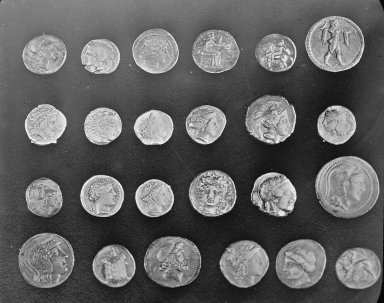
#> input picture skimage.data.coins(), 384 x 303 px
$ jupyter execute --allow-errors assignment_04_combined.ipynb
#> lines starting #> are read from the running program, lines starting #| are printed output that depends on the picture; after the words box and inside, x2 and y2 are one past the last pixel; in counts of white or black regions, pixels touching at a corner belong together
<a href="https://colab.research.google.com/github/NU-MSE-LECTURES/465-WINTER2026/blob/main/Week_04/assignments/assignment_04_combined.ipynb" target="_parent"></a>

# MAT_SCI 465: Advanced Electron Microscopy & Diffraction
## Week 03 & 04 Combined Assignment
**Classical, ML, and Deep Learning Approaches to Microscopy Analysis**

**Dataset:** DOPAD (Dataset Of nanoPArticle Detection) - TEM nanoparticle images for detection and classification
**Dataset Source:** https://dopad.github.io/

## Objective
Compare classical computer vision, machine learning, and deep learning approaches on the same electron microscopy dataset. Progress from traditional image processing through supervised and unsupervised learning to modern deep learning, enabling direct quantitative comparison of all methods.

## Task 1 · Classical Image Analysis Pipeline
- [ ] Apply noise reduction (Gaussian, median, or FFT filtering) and compute signal-to-noise ratio before and after using $SNR = u / igma$.
- [ ] Enhance contrast via histogram equalization or CLAHE (clip limit 0.01-0.03).
- [ ] Segment features using Otsu thresholding followed by Watershed to separate touching particles.
- [ ] Quantify morphology with `regionprops` (area, diameter, eccentricity, solidity) and export measurements to `classical_results.csv`.
- [ ] Create a four-panel figure: raw image, filtered/enhanced result, segmented labels, particle size distribution.

[cell 1]
# Task 1 setup: imports and data loading
from pathlib import Path
import numpy as np
import pandas as pd
from skimage import exposure, filters, measure, morphology, segmentation
from skimage.io import imread
from scipy import fft
import matplotlib.pyplot as plt
import os

# DOPAD dataset: download from https://dopad.github.io/docs/download/
# After extraction, adjust IMAGE_DIR to your local path

# Use absolute path to ensure it works regardless of kernel working directory
IMAGE_DIR = Path('/Users/zuoming/Library/CloudStorage/OneDrive-Personal/Northwestern University/MAT465/MATSCI465_ZuomingWang/raw_data')

print(f"Current working directory: {os.getcwd()}")
print(f"IMAGE_DIR: {IMAGE_DIR}")
print(f"IMAGE_DIR exists: {IMAGE_DIR.exists()}")

# Example: load a TEM image from DOPAD
# For PNG/standard formats:
if IMAGE_DIR.exists():
    sample_images = sorted(list(IMAGE_DIR.glob('*.png')) + list(IMAGE_DIR.glob('*.tif')))
    if sample_images:
        raw_image = imread(str(sample_images[0]))
        print(f"Loaded: {sample_images[0].name}, Shape: {raw_image.shape}")
        print(f"Total images available: {len(sample_images)}")
    else:
        print("No images found in DOPAD directory")
else:
    raw_image = None
    print("IMAGE_DIR path not found. Please download DOPAD dataset and update path.")

[cell 2]
# automate project structure
import os
import shutil

base_dir = "assignment_04_output"
subdirs = [
    "data/raw",
    "data/processed",
    "figures",
    "src"
]

for subdir in subdirs:
    path = os.path.join(base_dir, subdir)
    os.makedirs(path, exist_ok=True)
    print(f"Created directory: {path}")

raw_dir = os.path.join(base_dir, "data", "raw")
src_dir = os.path.join(os.getcwd(), "raw_data")

img_exts = (".png", ".tif", ".tiff")
sample_images = sorted(
    [os.path.join(src_dir, f) for f in os.listdir(src_dir) if f.lower().endswith(img_exts)]
) if os.path.isdir(src_dir) else []

if sample_images:
    copied = 0
    for src in sample_images:
        dst = os.path.join(raw_dir, os.path.basename(src))
        # avoid re-copy if same size
        if os.path.exists(dst) and os.path.getsize(dst) == os.path.getsize(src):
            continue
        shutil.copy2(src, dst)
        copied += 1
    print(f"Copied {copied} images to: {raw_dir}")
else:
    print(f"No images found in src_dir: {src_dir}")

[cell 3]
# Task 1 processing: filtering, enhancement, segmentation, quantification
from scipy import ndimage as ndi
from skimage import feature, color
from skimage.color import label2rgb

# Check if raw_image is loaded from previous cell
if 'raw_image' not in locals() or raw_image is None:
    print("Warning: raw_image not loaded from previous cell.")
    # Fallback for testing/running without correct path:
    try:
        from skimage import data
        raw_image = data.coins()
#> raw_image is the input picture: shape (303, 384); min 1, max 252, mean 96.9
        print("Loaded skimage.data.coins() for demonstration.")
    except Exception as e:
        print(f"Could not load fallback image: {e}")
        raw_image = np.zeros((256, 256)) # Placeholder

# Handle color images (e.g. RGBA from png)
if raw_image.ndim == 3:
    # If 4 channels (RGBA), drop alpha
    if raw_image.shape[-1] == 4:
        image_gray = color.rgb2gray(raw_image[..., :3])
    else:
        # RGB
        image_gray = color.rgb2gray(raw_image)
else:
    image_gray = raw_image

def compute_snr(image: np.ndarray) -> float:
    signal = np.mean(image)
#> signal = 96.86
    noise = np.std(image)
#> noise = 52.88
    return float(signal / noise) if noise else np.inf

# 1. Filtering: Median filter
#    Compare SNR before and after filtering to see improvement
snr_raw = compute_snr(image_gray)
#> snr_raw = 1.83
# Use a disk footprint for median filtering to preserve edges
filtered_image = filters.median(image_gray, footprint=morphology.disk(3))
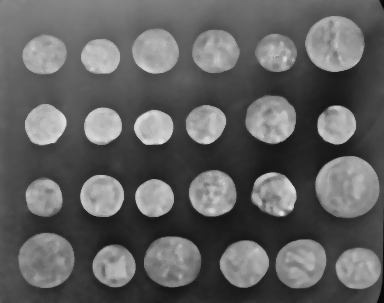
#> filtered_image: shape (303, 384); min 6, max 223, mean 96.2
snr_filtered = compute_snr(filtered_image)
#> snr_filtered = 1.91

print(f"SNR (Raw): {snr_raw:.2f}")
#| SNR (Raw): 1.83
print(f"SNR (Filtered): {snr_filtered:.2f}")
#| SNR (Filtered): 1.91

# 2. Enhancement: Use exposure.equalize_adapthist (CLAHE)
#    Clip limit around 0.01-0.03 as requested
enhanced_image = exposure.equalize_adapthist(filtered_image, clip_limit=0.03)
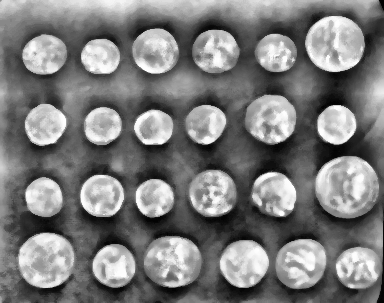
#> enhanced_image: shape (303, 384) float64; min 0, max 1, mean 0.485

# 3. Segmentation: Otsu thresholding followed by Watershed
threshold = filters.threshold_otsu(enhanced_image)
#> threshold = 0.525
binary = enhanced_image > threshold
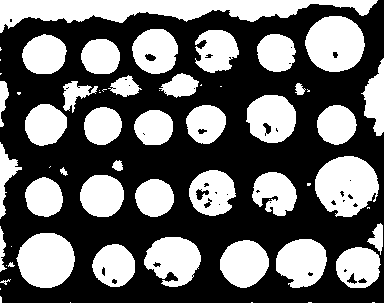
#> binary: shape (303, 384) bool; 40.8% white; 61 white regions (23 under 20 px)

# Use distance transform + watershed
distance = ndi.distance_transform_edt(binary)
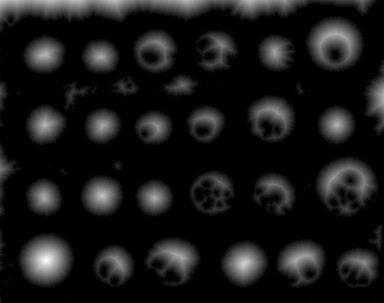
#> distance: shape (303, 384) float64; min 0, max 27.51, mean 2.6; drawn with min black and max white
# Find peaks to use as markers for watershed
# min_distance can satisfy "separate touching particles"
# FIX: peak_local_max returns coordinates directly in newer skimage versions (indices argument removed)
coords = feature.peak_local_max(distance, footprint=np.ones((3, 3)), labels=binary)
#> coords = 582 pairs, first value 1 to 301, second value 1 to 382
local_maxi = np.zeros(distance.shape, dtype=bool)
local_maxi[tuple(coords.T)] = True

markers = measure.label(local_maxi)
labels = segmentation.watershed(-distance, markers, mask=binary)
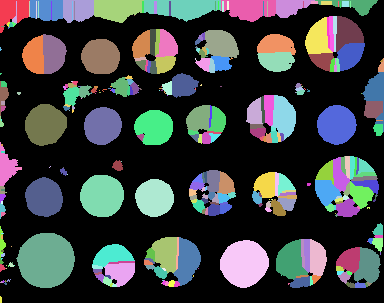
#> labels: shape (303, 384) int32; 352 distinct labels, from 0 to 351; one colour per label, 0 black

# 4. Quantify morphology with regionprops
# Properties: area, diameter, eccentricity, solidity
props = measure.regionprops_table(labels, intensity_image=enhanced_image,
                                  properties=('label', 'area', 'equivalent_diameter_area', 'eccentricity', 'solidity', 'mean_intensity'))
#> props = 6 items
measurements = pd.DataFrame(props)
#> measurements = table of 351 rows and 6 columns
# Rename equivalent_diameter_area to diameter for clarity
measurements = measurements.rename(columns={'equivalent_diameter_area': 'diameter'})

out_path = os.path.join("assignment_04_output", "data", "processed", "classical_results.csv")
measurements.to_csv(out_path, index=False)
print(f"Saved measurements for {len(measurements)} particles to {out_path}")
#| Saved measurements for 351 particles to assignment_04_output/data/processed/classical_results.csv

# 5. Visualization: Create 4-panel figure
fig, axes = plt.subplots(2, 2, figsize=(14, 12))
ax = axes.ravel()

# Panel 1: Raw Image
ax[0].imshow(image_gray, cmap='gray')
ax[0].set_title(f"Raw Image (SNR: {snr_raw:.2f})")
ax[0].axis('off')

# Panel 2: Enhanced/Filtered
ax[1].imshow(enhanced_image, cmap='gray')
ax[1].set_title(f"Filtered + CLAHE (SNR: {snr_filtered:.2f})")
ax[1].axis('off')

# Panel 3: Segmented Labels
# Overlay labels on the original image
image_label_overlay = label2rgb(labels, image=image_gray, bg_label=0)
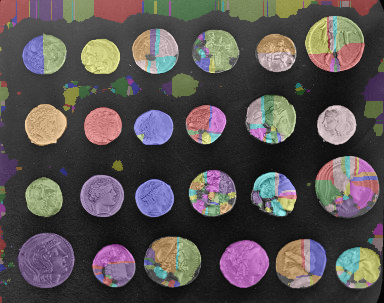
#> image_label_overlay: shape (303, 384, 3) float64; mean R, G, B 0.342, 0.317, 0.317
ax[2].imshow(image_label_overlay)
ax[2].set_title(f"Segmented Labels (Count: {len(measurements)})")
ax[2].axis('off')

# Panel 4: Particle Size Distribution
if not measurements.empty:
    ax[3].hist(measurements['diameter'], bins=30, color='skyblue', edgecolor='black', alpha=0.7)
    ax[3].set_title("Particle Size Distribution (Diameter)")
    ax[3].set_xlabel("Diameter (pixels)")
    ax[3].set_ylabel("Count")
else:
    ax[3].text(0.5, 0.5, "No particles detected", ha='center', va='center')

plt.tight_layout()
plt.show()
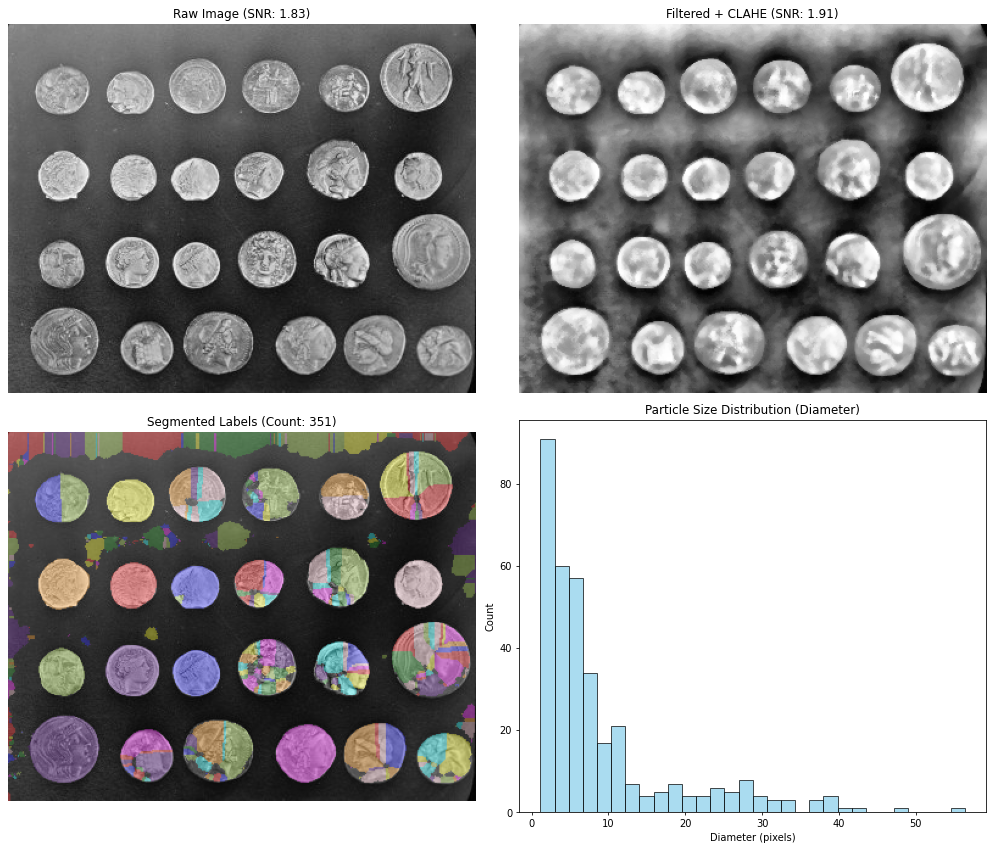
#> figure drawn by matplotlib, 4 panels; panel 4: tallest bar 91 high, from x = 1.13 to 2.97

## Task 2 · Machine Learning Approaches
- [ ] Extract hand-crafted features: edges (Canny or Sobel), blobs (LoG), textures (LBP or GLCM) to build a feature matrix with at least 10 descriptors per region.
- [ ] Perform feature selection using Random Forest importance or correlation analysis; retain the top 5-7 discriminative features.
- [ ] Supervised: label data into two or more classes (≥50 samples), train SVM and Random Forest, then report precision, recall, F1-score, and confusion matrices.
- [ ] Unsupervised: run k-Means (k ∈ {3, 5, 7}) and visualize using PCA or t-SNE; compute silhouette scores.
- [ ] Compare ML outputs with classical segmentation regarding particle counts, accuracy, and runtime; export to `ml_results.csv`.

[cell 4]
# Task 2: feature extraction and ML pipelines
from skimage.feature import canny, local_binary_pattern
from sklearn import metrics
from sklearn.cluster import KMeans
from sklearn.decomposition import PCA
from sklearn.ensemble import RandomForestClassifier
from sklearn.manifold import TSNE
from sklearn.metrics import classification_report, confusion_matrix, silhouette_score, f1_score
from sklearn.model_selection import train_test_split
from sklearn.preprocessing import StandardScaler
from sklearn.svm import SVC
import seaborn as sns

# HINTS for Task 2:
# 1. Feature extraction: For each detected region, compute:
#    - Area, perimeter, equivalent diameter, eccentricity, solidity (from regionprops)
#    - Mean and std intensity (intensity-based features)
#    - Edge features: number of edges detected by Canny filter
#    - Texture: Local Binary Pattern variance
#    - Circularity = 4*pi*area / perimeter^2
#    - Total: 10+ features per region
#
# 2. Feature selection: Train a RandomForestClassifier and get feature_importances_
#    Keep top 5-7 features with highest importance scores
#    Hint: importance_df = pd.DataFrame({'feature': feature_names, 'importance': importances})
#
# 3. Supervised ML:
#    - Split data into train/test (80/20)
#    - Scale features using StandardScaler()
#    - Train SVM with kernel='rbf' and Random Forest with n_estimators=100
#    - Compute F1-score: metrics.f1_score(y_true, y_pred)
#    - Create confusion matrix: metrics.confusion_matrix(y_true, y_pred)
#
# 4. Unsupervised ML:
#    - Run KMeans for k in [3, 5, 7]
#    - Compute silhouette_score(X_scaled, clusters) for each k
#    - Use PCA(n_components=2) to project to 2D for visualization
#    - Plot scatter with cluster labels as colors
#
# 5. Export: Save results to ml_results.csv with columns:
#    [Method, F1-Score, Precision, Recall, Silhouette_Score]

# Check for required variables from Task 1
if 'labels' not in locals() or 'enhanced_image' not in locals():
    print("Dependencies from Task 1 not found. Please run Task 1 first.")
    # Stop execution or handle error gracefully in a notebook
    raise RuntimeError("Task 1 outputs (labels, enhanced_image) are missing.")

# 1. Feature Extraction
feature_list = []
label_list = []  # Synthetic labels for supervised demonstration

# Using regionprops to get individual region slices
props = measure.regionprops(labels, intensity_image=enhanced_image)
#> props = 351 regions; largest, box (x1, y1, x2, y2) and area: (16, 233, 75, 288) 2501, (220, 240, 269, 288) 1773, (80, 175, 124, 217) 1485, (25, 104, 67, 146) 1345, (317, 105, 357, 145) 1216

# Define a threshold for synthetic labeling (e.g., median size)
if len(props) > 0:
    median_area = np.median([p.area for p in props])
#> median_area = 24
else:
    median_area = 0

print(f"Extracting features from {len(props)} regions...")
#> (printed output is left out)

for region in props:
    # --- Quantify Basic Morphology ---
    area = region.area
    perimeter = region.perimeter
    diameter = region.equivalent_diameter
    eccentricity = region.eccentricity
    solidity = region.solidity

    # --- Intensity Features ---
    mean_int = region.mean_intensity
    roi_intensity = region.intensity_image[region.image]
    std_int = np.std(roi_intensity) if roi_intensity.size > 0 else 0

    # --- Derived Morphology ---
    # Circularity: 4*pi*A / P^2
    if perimeter > 0:
        circularity = (4 * np.pi * area) / (perimeter ** 2)
    else:
        circularity = 0

    # --- Texture (LBP) & Edges (Canny) ---
    # We use the intensity image of the bounding box.
    roi_box = region.intensity_image

    # LBP settings: radius=1, n_points=8
    lbp = local_binary_pattern(roi_box, P=8, R=1, method='uniform')
    lbp_var = np.var(lbp)

    # Canny Edge Count, Sigma=1 is standard
    edges = canny(roi_box, sigma=1)
    edge_count = np.sum(edges)

    # Collect all 10 features
    feature_list.append({
        'area': area,
        'perimeter': perimeter,
        'diameter': diameter,
        'eccentricity': eccentricity,
        'solidity': solidity,
        'mean_intensity': mean_int,
        'std_intensity': std_int,
        'circularity': circularity,
        'lbp_variance': lbp_var,
        'edge_count': edge_count
    })

    # Create synthetic classification label: 0 for Small, 1 for Large
    label_list.append(0 if area < median_area else 1)
#> this loop made 351 passes
#> (area, perimeter, diameter, eccentricity, solidity, mean_int, std_int, circularity) on passes 1, 2, 6, 8, 10, 11, 12, 13: (612, 156.8, 27.91, 0.709, 0.818, 0.679, 0.105, 0.313), (43, 33.07, 7.4, 0.984, 0.589, 0.603, 0.0914, 0.494), (593, 183.1, 27.48, 0.793, 0.893, 0.683, 0.0858, 0.222), (20, 18, 5.05, 1, 1, 0.719, 0.103, 0.776), (584, 151.6, 27.27, 0.746, 0.905, 0.722, 0.114, 0.319), (875, 131.3, 33.38, 0.9, 0.932, 0.761, 0.129, 0.638), (24, 24, 5.53, 0.989, 1, 0.656, 0.1, 0.524), (39, 28, 7.05, 0.976, 1, 0.708, 0.0949, 0.625)
#> pass 1, `roi_box = region.intensity_image`:
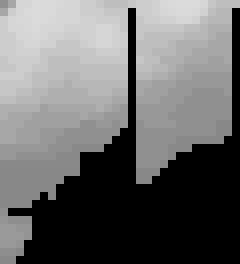
#> roi_box: shape (33, 30) float64 (shown 8 times larger); min 0, max 0.862, mean 0.42

features = pd.DataFrame(feature_list)
print(f"Feature matrix shape: {features.shape}")
#| Feature matrix shape: (351, 10)

target = np.array(label_list)
print(f"Class balance: Class 0: {sum(target==0)}, Class 1: {sum(target==1)}")
#| Class balance: Class 0: 174, Class 1: 177
#> (the rest of the program and of its run is left out)
